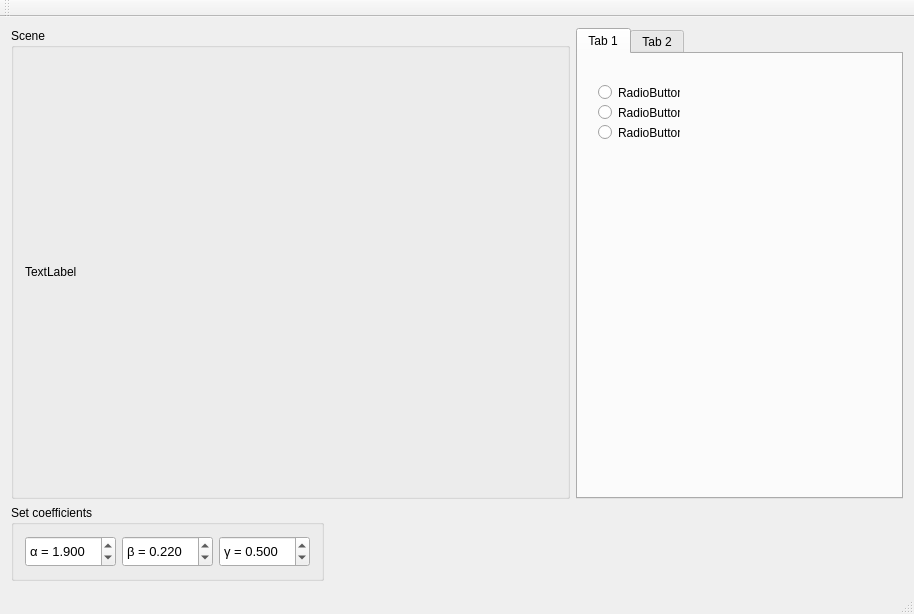
<?xml version="1.0" encoding="UTF-8"?>
<ui version="4.0">
 <class>MainWindow</class>
 <widget class="QMainWindow" name="MainWindow">
  <property name="geometry">
   <rect>
    <x>0</x>
    <y>0</y>
    <width>914</width>
    <height>614</height>
   </rect>
  </property>
  <property name="windowTitle">
   <string>MainWindow</string>
  </property>
  <widget class="QWidget" name="centralWidget">
   <layout class="QVBoxLayout" name="verticalLayout_2">
    <item>
     <layout class="QHBoxLayout" name="horizontalLayout_2">
      <item>
       <widget class="QGroupBox" name="groupBox">
        <property name="sizePolicy">
         <sizepolicy hsizetype="Expanding" vsizetype="Expanding">
          <horstretch>0</horstretch>
          <verstretch>0</verstretch>
         </sizepolicy>
        </property>
        <property name="minimumSize">
         <size>
          <width>1</width>
          <height>1</height>
         </size>
        </property>
        <property name="title">
         <string>Scene</string>
        </property>
        <layout class="QVBoxLayout" name="verticalLayout">
         <item>
          <layout class="QVBoxLayout" name="sceneLayout"/>
         </item>
         <item>
          <widget class="QLabel" name="label">
           <property name="sizePolicy">
            <sizepolicy hsizetype="Preferred" vsizetype="Maximum">
             <horstretch>0</horstretch>
             <verstretch>0</verstretch>
            </sizepolicy>
           </property>
           <property name="minimumSize">
            <size>
             <width>0</width>
             <height>31</height>
            </size>
           </property>
           <property name="text">
            <string>TextLabel</string>
           </property>
          </widget>
         </item>
        </layout>
       </widget>
      </item>
      <item>
       <widget class="QTabWidget" name="tabWidget">
        <property name="sizePolicy">
         <sizepolicy hsizetype="Preferred" vsizetype="Preferred">
          <horstretch>0</horstretch>
          <verstretch>0</verstretch>
         </sizepolicy>
        </property>
        <property name="minimumSize">
         <size>
          <width>327</width>
          <height>0</height>
         </size>
        </property>
        <property name="currentIndex">
         <number>0</number>
        </property>
        <widget class="QWidget" name="tab">
         <attribute name="title">
          <string>Tab 1</string>
         </attribute>
         <widget class="QRadioButton" name="radioButton">
          <property name="geometry">
           <rect>
            <x>20</x>
            <y>30</y>
            <width>82</width>
            <height>17</height>
           </rect>
          </property>
          <property name="text">
           <string>RadioButton</string>
          </property>
         </widget>
         <widget class="QRadioButton" name="radioButton_2">
          <property name="geometry">
           <rect>
            <x>20</x>
            <y>50</y>
            <width>82</width>
            <height>17</height>
           </rect>
          </property>
          <property name="text">
           <string>RadioButton</string>
          </property>
         </widget>
         <widget class="QRadioButton" name="radioButton_3">
          <property name="geometry">
           <rect>
            <x>20</x>
            <y>70</y>
            <width>82</width>
            <height>17</height>
           </rect>
          </property>
          <property name="text">
           <string>RadioButton</string>
          </property>
         </widget>
         <widget class="QWidget" name="verticalLayoutWidget">
          <property name="geometry">
           <rect>
            <x>30</x>
            <y>120</y>
            <width>160</width>
            <height>80</height>
           </rect>
          </property>
          <layout class="QVBoxLayout" name="verticalLayout_3"/>
         </widget>
        </widget>
        <widget class="QWidget" name="tab_2">
         <attribute name="title">
          <string>Tab 2</string>
         </attribute>
        </widget>
       </widget>
      </item>
     </layout>
    </item>
    <item>
     <layout class="QHBoxLayout" name="horizontalLayout_3">
      <item>
       <widget class="QGroupBox" name="groupBox_2">
        <property name="minimumSize">
         <size>
          <width>305</width>
          <height>64</height>
         </size>
        </property>
        <property name="title">
         <string>Set coefficients</string>
        </property>
        <layout class="QHBoxLayout" name="horizontalLayout">
         <item>
          <widget class="QDoubleSpinBox" name="alphaSpinBox">
           <property name="minimumSize">
            <size>
             <width>91</width>
             <height>31</height>
            </size>
           </property>
           <property name="font">
            <font>
             <pointsize>10</pointsize>
             <italic>false</italic>
            </font>
           </property>
           <property name="prefix">
            <string>α = </string>
           </property>
           <property name="decimals">
            <number>3</number>
           </property>
           <property name="singleStep">
            <double>0.010000000000000</double>
           </property>
           <property name="value">
            <double>1.900000000000000</double>
           </property>
          </widget>
         </item>
         <item>
          <widget class="QDoubleSpinBox" name="betaSpinBox">
           <property name="minimumSize">
            <size>
             <width>91</width>
             <height>31</height>
            </size>
           </property>
           <property name="font">
            <font>
             <pointsize>10</pointsize>
             <italic>false</italic>
            </font>
           </property>
           <property name="prefix">
            <string>β = </string>
           </property>
           <property name="decimals">
            <number>3</number>
           </property>
           <property name="singleStep">
            <double>0.010000000000000</double>
           </property>
           <property name="value">
            <double>0.220000000000000</double>
           </property>
          </widget>
         </item>
         <item>
          <widget class="QDoubleSpinBox" name="gammaSpinBox">
           <property name="minimumSize">
            <size>
             <width>91</width>
             <height>31</height>
            </size>
           </property>
           <property name="font">
            <font>
             <family>MS Shell Dlg 2</family>
             <pointsize>10</pointsize>
             <weight>50</weight>
             <italic>false</italic>
             <bold>false</bold>
            </font>
           </property>
           <property name="prefix">
            <string>γ = </string>
           </property>
           <property name="decimals">
            <number>3</number>
           </property>
           <property name="singleStep">
            <double>0.010000000000000</double>
           </property>
           <property name="value">
            <double>0.500000000000000</double>
           </property>
          </widget>
         </item>
        </layout>
       </widget>
      </item>
      <item>
       <spacer name="horizontalSpacer">
        <property name="orientation">
         <enum>Qt::Horizontal</enum>
        </property>
        <property name="sizeHint" stdset="0">
         <size>
          <width>40</width>
          <height>20</height>
         </size>
        </property>
       </spacer>
      </item>
     </layout>
    </item>
   </layout>
  </widget>
  <widget class="QMenuBar" name="menuBar">
   <property name="geometry">
    <rect>
     <x>0</x>
     <y>0</y>
     <width>914</width>
     <height>21</height>
    </rect>
   </property>
  </widget>
  <widget class="QToolBar" name="mainToolBar">
   <attribute name="toolBarArea">
    <enum>TopToolBarArea</enum>
   </attribute>
   <attribute name="toolBarBreak">
    <bool>false</bool>
   </attribute>
  </widget>
  <widget class="QStatusBar" name="statusBar"/>
 </widget>
 <layoutdefault spacing="6" margin="11"/>
 <resources/>
 <connections/>
</ui>
